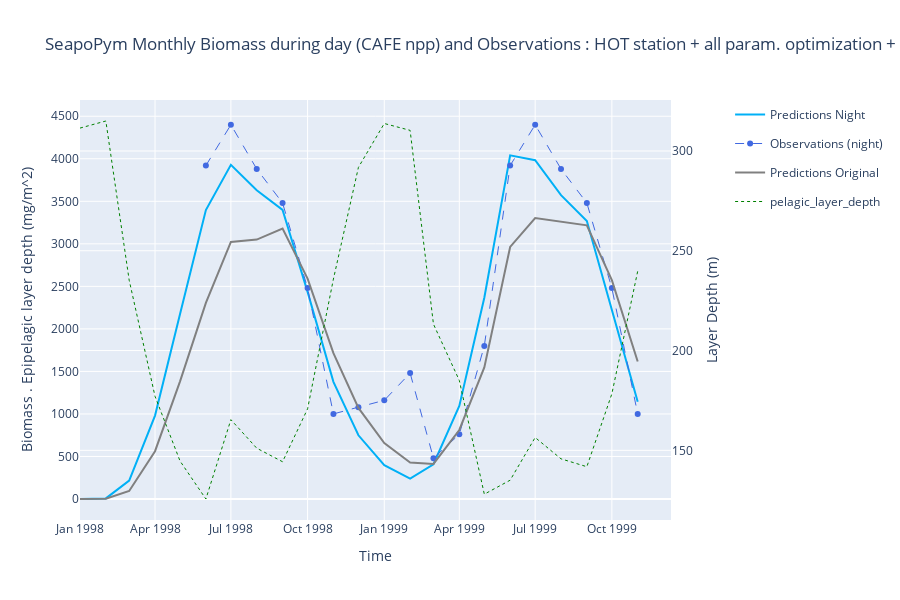

The cell this chart's notebook holds for it:
### Markdown cell above
### Monthly with original parameters

### Code cell
fig = go.Figure(
    layout={
        "title": "SeapoPym Monthly Biomass during day (CAFE npp) and Observations : HOT station + all param. optimization + 2 groups",
        "xaxis": {"title": "Time"},
        "yaxis": {"title": "Biomass . Epipelagic layer depth (mg/m^2)"},
    }
)

# Night ------------------------------------------------ #
fig.add_trace(
    go.Scatter(
        x=monthly_pred_d1n1.index,
        y=monthly_pred_d1n1,
        mode="lines",
        line={"color": "rgb(0,176,246)"},
        name="Predictions Night",
    )
)
fig.add_trace(
    go.Scatter(
        x=monthly_obs_night.index,
        y=monthly_obs_night,
        # fill="tonextx",
        # fillcolor="rgba(0,176,246,0.15)",
        mode="lines+markers",
        line={"color": "royalblue", "dash": "dash", "width": 1},
        name="Observations (night)",
    )
)

# LMTL ------------------------------------------------ #
fig.add_trace(
    go.Scatter(
        x=monthly_pred_orignal.index,
        y=monthly_pred_orignal,
        mode="lines",
        line={"color": "grey"},
        name="Predictions Original",
    )
)


# LAYER ------------------------------------------------ #

fig.add_trace(px.line(monthly_layer).data[0])

fig.update_traces(
    yaxis="y2",
    selector={"name": "pelagic_layer_depth"},
    line={"color": "green", "width": 1, "dash": "dot"},
)
fig.update_layout(
    yaxis2={"title": "Layer Depth (m)", "overlaying": "y", "side": "right"},
    height=600,
)
fig.update_layout(legend={"y": 1.0, "x": 1.1})
fig.show()

### Figure 1 — Plotly figure (JSON) as saved in the notebook; plotly's stock layout.template omitted (floating-point values rounded to 4 significant figures)
{"data": [{"line": {"color": "rgb(0,176,246)"}, "mode": "lines", "name": "Predictions Night", "type": "scatter", "x": ["1998-01-01T00:00:00", "1998-02-01T00:00:00", "1998-03-01T00:00:00", "1998-04-01T00:00:00", "1998-05-01T00:00:00", "1998-06-01T00:00:00", "1998-07-01T00:00:00", "1998-08-01T00:00:00", "1998-09-01T00:00:00", "1998-10-01T00:00:00", "1998-11-01T00:00:00", "1998-12-01T00:00:00", "1999-01-01T00:00:00", "1999-02-01T00:00:00", "1999-03-01T00:00:00", "1999-04-01T00:00:00", "1999-05-01T00:00:00", "1999-06-01T00:00:00", "1999-07-01T00:00:00", "1999-08-01T00:00:00", "1999-09-01T00:00:00", "1999-10-01T00:00:00", "1999-11-01T00:00:00"], "y": [0.03904, 6.954, 216.5, 980.5, 2175.0, 3397.0, 3929.0, 3630.0, 3399.0, 2435.0, 1377.0, 749.0, 397.5, 240.4, 408.4, 1094.0, 2367.0, 4040.0, 3983.0, 3572.0, 3269.0, 2237.0, 1143.0]}, {"line": {"color": "royalblue", "dash": "dash", "width": 1}, "mode": "lines+markers", "name": "Observations (night)", "type": "scatter", "x": ["1998-06-01T00:00:00", "1998-07-01T00:00:00", "1998-08-01T00:00:00", "1998-09-01T00:00:00", "1998-10-01T00:00:00", "1998-11-01T00:00:00", "1998-12-01T00:00:00", "1999-01-01T00:00:00", "1999-02-01T00:00:00", "1999-03-01T00:00:00", "1999-04-01T00:00:00", "1999-05-01T00:00:00", "1999-06-01T00:00:00", "1999-07-01T00:00:00", "1999-08-01T00:00:00", "1999-09-01T00:00:00", "1999-10-01T00:00:00", "1999-11-01T00:00:00"], "y": [3920.0, 4400, 3880, 3480, 2480.0, 1000, 1080, 1160, 1480.0, 480, 760, 1800, 3920.0, 4400, 3880, 3480, 2480.0, 1000]}, {"line": {"color": "grey"}, "mode": "lines", "name": "Predictions Original", "type": "scatter", "x": ["1998-01-01T00:00:00", "1998-02-01T00:00:00", "1998-03-01T00:00:00", "1998-04-01T00:00:00", "1998-05-01T00:00:00", "1998-06-01T00:00:00", "1998-07-01T00:00:00", "1998-08-01T00:00:00", "1998-09-01T00:00:00", "1998-10-01T00:00:00", "1998-11-01T00:00:00", "1998-12-01T00:00:00", "1999-01-01T00:00:00", "1999-02-01T00:00:00", "1999-03-01T00:00:00", "1999-04-01T00:00:00", "1999-05-01T00:00:00", "1999-06-01T00:00:00", "1999-07-01T00:00:00", "1999-08-01T00:00:00", "1999-09-01T00:00:00", "1999-10-01T00:00:00", "1999-11-01T00:00:00"], "y": [0.002144, 2.557, 94.2, 561.9, 1383.0, 2305.0, 3023.0, 3050.0, 3180.0, 2592.0, 1714.0, 1070.0, 658.3, 427.7, 412.5, 811.3, 1547.0, 2964.0, 3303.0, 3264.0, 3218.0, 2573.0, 1616.0]}, {"hovertemplate": "variable=pelagic_layer_depth<br>time=%{x}<br>value=%{y}<extra></extra>", "legendgroup": "pelagic_layer_depth", "line": {"color": "green", "dash": "dot", "width": 1}, "marker": {"symbol": "circle"}, "mode": "lines", "name": "pelagic_layer_depth", "orientation": "v", "showlegend": true, "type": "scatter", "x": ["1998-01-01T00:00:00", "1998-02-01T00:00:00", "1998-03-01T00:00:00", "1998-04-01T00:00:00", "1998-05-01T00:00:00", "1998-06-01T00:00:00", "1998-07-01T00:00:00", "1998-08-01T00:00:00", "1998-09-01T00:00:00", "1998-10-01T00:00:00", "1998-11-01T00:00:00", "1998-12-01T00:00:00", "1999-01-01T00:00:00", "1999-02-01T00:00:00", "1999-03-01T00:00:00", "1999-04-01T00:00:00", "1999-05-01T00:00:00", "1999-06-01T00:00:00", "1999-07-01T00:00:00", "1999-08-01T00:00:00", "1999-09-01T00:00:00", "1999-10-01T00:00:00", "1999-11-01T00:00:00"], "xaxis": "x", "y": [311.5, 315.0, 235.3, 177.1, 144.6, 125.6, 165.4, 151.1, 144.3, 170.8, 235.8, 291.8, 313.8, 310.3, 213.2, 185.0, 128.0, 135.0, 156.4, 145.7, 141.8, 178.3, 239.8], "yaxis": "y2"}], "layout": {"height": 600, "legend": {"x": 1.1, "y": 1}, "title": {"text": "SeapoPym Monthly Biomass during day (CAFE npp) and Observations : HOT station + all param. optimization + 2 groups"}, "xaxis": {"title": {"text": "Time"}}, "yaxis": {"title": {"text": "Biomass . Epipelagic layer depth (mg/m^2)"}}, "yaxis2": {"overlaying": "y", "side": "right", "title": {"text": "Layer Depth (m)"}}}}
